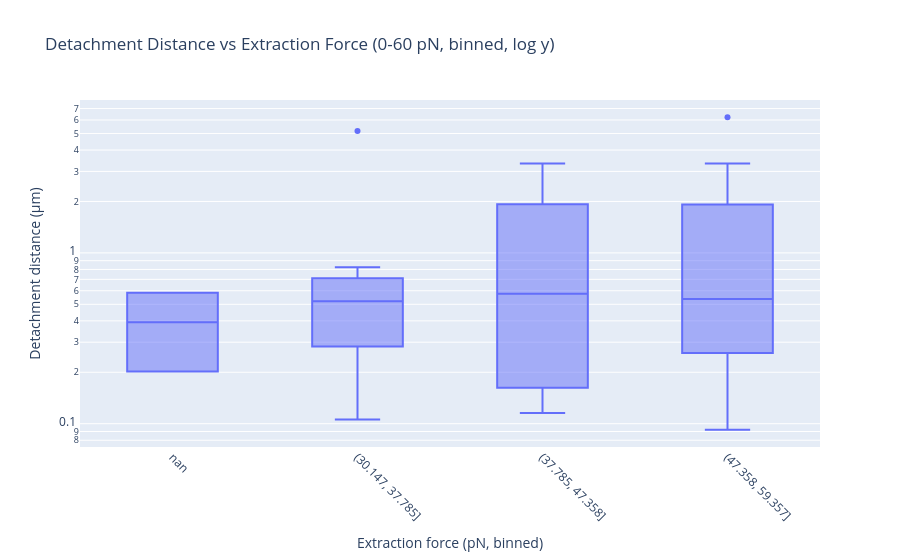

The notebook cell this image was saved under:
### Code cell
force_pN = np.abs(np.array(selected_delta_avg) * 1e12)
tether_lifetime_ms = np.array(selected_tether_lifetime_s) 

# Remove NaN values from both arrays before binning
valid_mask = ~(np.isnan(force_pN) | np.isnan(tether_lifetime_ms))
force_pN_clean = force_pN[valid_mask]
tether_lifetime_clean = tether_lifetime_ms[valid_mask]

# Filter data to only include forces between 0-60 pN
force_range_mask = (force_pN_clean >= 30) & (force_pN_clean <= 60)
force_pN_filtered = force_pN_clean[force_range_mask]
tether_lifetime_filtered = tether_lifetime_clean[force_range_mask]

# Create bins based on filtered data range
min_force = np.min(force_pN_filtered)
max_force = np.max(force_pN_filtered)
bins = np.logspace(np.log10(min_force), np.log10(max_force), 4)  # 30 bins

force_binned = pd.cut(force_pN_filtered, bins)



# Prepare data for Plotly (Detachment Distance vs Force bins)
detachment_distance_um = np.array(selected_tether_lifetime_m)[valid_mask][force_range_mask] * 1e6  # convert to µm

plot_df_distance = pd.DataFrame({
    'force_binned': force_binned,
    'force_binned_str': force_binned.astype(str),
    'detachment_distance_um': detachment_distance_um,
    'force_midpoint': force_pN_filtered
})

# Sort by force for ascending order
plot_df_distance = plot_df_distance.sort_values('force_midpoint')

fig = px.box(
    plot_df_distance,
    x='force_binned_str',
    y='detachment_distance_um',
    labels={'force_binned_str': 'Extraction force (pN, binned)', 'detachment_distance_um': 'Detachment distance (µm)'},
    title='Detachment Distance vs Extraction Force (0-60 pN, binned, log y)'
)
fig.update_yaxes(type='log')
fig.update_xaxes(tickangle=45)
fig.show()

### Figure 1 — Plotly figure (JSON) as saved in the notebook; plotly's stock layout.template omitted (floating-point values rounded to 4 significant figures)
{"data": [{"alignmentgroup": "True", "hovertemplate": "Extraction force (pN, binned)=%{x}<br>Detachment distance (µm)=%{y}<extra></extra>", "legendgroup": "", "marker": {"color": "#636efa"}, "name": "", "notched": false, "offsetgroup": "", "orientation": "v", "showlegend": false, "type": "box", "x": ["nan", "(30.147, 37.785]", "(30.147, 37.785]", "(30.147, 37.785]", "(30.147, 37.785]", "(30.147, 37.785]", "(30.147, 37.785]", "(30.147, 37.785]", "(30.147, 37.785]", "(30.147, 37.785]", "(30.147, 37.785]", "(30.147, 37.785]", "(30.147, 37.785]", "(30.147, 37.785]", "(30.147, 37.785]", "(37.785, 47.358]", "(37.785, 47.358]", "(37.785, 47.358]", "(37.785, 47.358]", "(37.785, 47.358]", "(37.785, 47.358]", "(37.785, 47.358]", "(37.785, 47.358]", "(37.785, 47.358]", "(37.785, 47.358]", "(37.785, 47.358]", "(37.785, 47.358]", "(37.785, 47.358]", "(37.785, 47.358]", "(37.785, 47.358]", "(37.785, 47.358]", "(47.358, 59.357]", "(47.358, 59.357]", "(47.358, 59.357]", "(47.358, 59.357]", "(47.358, 59.357]", "(47.358, 59.357]", "(47.358, 59.357]", "(47.358, 59.357]", "(47.358, 59.357]", "(47.358, 59.357]", "(47.358, 59.357]", "(47.358, 59.357]", "(47.358, 59.357]", "(47.358, 59.357]", "(47.358, 59.357]", "(47.358, 59.357]", "(47.358, 59.357]", "(47.358, 59.357]", "(47.358, 59.357]", "nan"], "x0": " ", "xaxis": "x", "y": [0.5844, 0.2826, 0.1346, 0.6498, 0.2922, 0.7113, 5.168, 0.5191, 0.5229, 0.4999, 0.7325, 0.2826, 0.5768, 0.1057, 0.8229, 0.1461, 0.8825, 2.199, 3.115, 3.34, 1.652, 0.123, 0.1615, 1.315, 0.1865, 1.315, 0.2692, 0.1634, 0.2115, 0.1154, 2.405, NaN, 0.1346, 0.5652, 0.5863, 0.1922, 0.9844, 3.334, 2.909, 2.211, 0.4844, 0.09227, 0.2826, 6.218, 0.2595, 0.1211, 1.919, 0.4499, 0.5075, 0.8652, 0.2019], "y0": " ", "yaxis": "y"}], "layout": {"boxmode": "group", "legend": {"tracegroupgap": 0}, "title": {"text": "Detachment Distance vs Extraction Force (0-60 pN, binned, log y)"}, "xaxis": {"anchor": "y", "domain": [0, 1], "tickangle": 45, "title": {"text": "Extraction force (pN, binned)"}}, "yaxis": {"anchor": "x", "domain": [0, 1], "title": {"text": "Detachment distance (µm)"}, "type": "log"}}}
